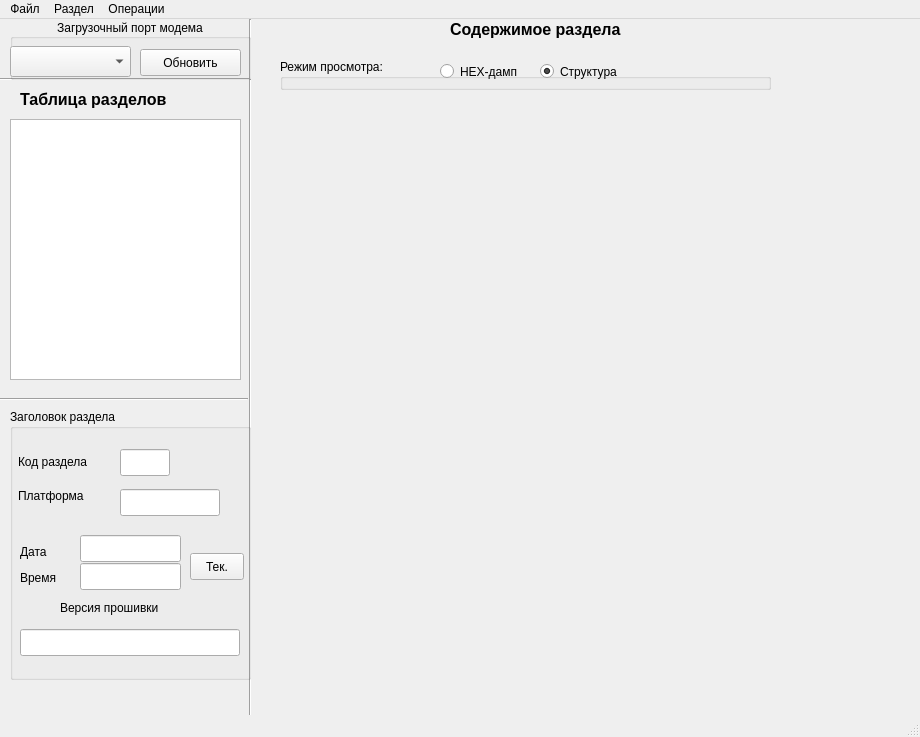
<?xml version="1.0" encoding="UTF-8"?>
<ui version="4.0">
 <author>forth32</author>
 <class>MainWindow</class>
 <widget class="QMainWindow" name="MainWindow">
  <property name="geometry">
   <rect>
    <x>0</x>
    <y>0</y>
    <width>920</width>
    <height>737</height>
   </rect>
  </property>
  <property name="windowTitle">
   <string>HuaweiFlasher</string>
  </property>
  <property name="windowIcon">
   <iconset resource="qhuaweiflash.qrc">
    <normaloff>:/icon.ico</normaloff>:/icon.ico</iconset>
  </property>
  <widget class="QWidget" name="centralwidget">
   <widget class="QListWidget" name="partlist">
    <property name="geometry">
     <rect>
      <x>10</x>
      <y>100</y>
      <width>231</width>
      <height>261</height>
     </rect>
    </property>
   </widget>
   <widget class="QLabel" name="label_2">
    <property name="geometry">
     <rect>
      <x>20</x>
      <y>70</y>
      <width>161</width>
      <height>20</height>
     </rect>
    </property>
    <property name="font">
     <font>
      <pointsize>12</pointsize>
      <weight>75</weight>
      <italic>false</italic>
      <bold>true</bold>
     </font>
    </property>
    <property name="text">
     <string>Таблица разделов</string>
    </property>
   </widget>
   <widget class="QLabel" name="label_7">
    <property name="geometry">
     <rect>
      <x>450</x>
      <y>0</y>
      <width>191</width>
      <height>20</height>
     </rect>
    </property>
    <property name="font">
     <font>
      <pointsize>12</pointsize>
      <weight>75</weight>
      <italic>false</italic>
      <bold>true</bold>
     </font>
    </property>
    <property name="text">
     <string>Содержимое раздела</string>
    </property>
   </widget>
   <widget class="Line" name="line">
    <property name="geometry">
     <rect>
      <x>0</x>
      <y>50</y>
      <width>251</width>
      <height>20</height>
     </rect>
    </property>
    <property name="orientation">
     <enum>Qt::Horizontal</enum>
    </property>
   </widget>
   <widget class="Line" name="line_2">
    <property name="geometry">
     <rect>
      <x>-3</x>
      <y>370</y>
      <width>251</width>
      <height>20</height>
     </rect>
    </property>
    <property name="orientation">
     <enum>Qt::Horizontal</enum>
    </property>
   </widget>
   <widget class="Line" name="line_3">
    <property name="geometry">
     <rect>
      <x>240</x>
      <y>60</y>
      <width>20</width>
      <height>641</height>
     </rect>
    </property>
    <property name="orientation">
     <enum>Qt::Vertical</enum>
    </property>
   </widget>
   <widget class="Line" name="line_4">
    <property name="geometry">
     <rect>
      <x>240</x>
      <y>0</y>
      <width>20</width>
      <height>61</height>
     </rect>
    </property>
    <property name="orientation">
     <enum>Qt::Vertical</enum>
    </property>
   </widget>
   <widget class="QGroupBox" name="modebuttons">
    <property name="geometry">
     <rect>
      <x>280</x>
      <y>40</y>
      <width>491</width>
      <height>31</height>
     </rect>
    </property>
    <property name="title">
     <string>Режим просмотра:</string>
    </property>
    <widget class="QRadioButton" name="dump_mode">
     <property name="geometry">
      <rect>
       <x>160</x>
       <y>0</y>
       <width>116</width>
       <height>25</height>
      </rect>
     </property>
     <property name="text">
      <string>HEX-дамп</string>
     </property>
    </widget>
    <widget class="QRadioButton" name="structure_mode">
     <property name="geometry">
      <rect>
       <x>260</x>
       <y>0</y>
       <width>116</width>
       <height>25</height>
      </rect>
     </property>
     <property name="text">
      <string>Структура</string>
     </property>
     <property name="checked">
      <bool>true</bool>
     </property>
    </widget>
   </widget>
   <widget class="QGroupBox" name="groupBox">
    <property name="geometry">
     <rect>
      <x>10</x>
      <y>0</y>
      <width>241</width>
      <height>61</height>
     </rect>
    </property>
    <property name="title">
     <string>Загрузочный порт модема</string>
    </property>
    <property name="alignment">
     <set>Qt::AlignCenter</set>
    </property>
    <widget class="QComboBox" name="PortSelector">
     <property name="geometry">
      <rect>
       <x>0</x>
       <y>27</y>
       <width>121</width>
       <height>31</height>
      </rect>
     </property>
    </widget>
    <widget class="QToolButton" name="RefreshPorts">
     <property name="geometry">
      <rect>
       <x>130</x>
       <y>30</y>
       <width>101</width>
       <height>27</height>
      </rect>
     </property>
     <property name="text">
      <string>Обновить</string>
     </property>
     <property name="iconSize">
      <size>
       <width>20</width>
       <height>20</height>
      </size>
     </property>
    </widget>
   </widget>
   <widget class="QWidget" name="verticalLayoutWidget">
    <property name="geometry">
     <rect>
      <x>260</x>
      <y>80</y>
      <width>641</width>
      <height>591</height>
     </rect>
    </property>
    <layout class="QVBoxLayout" name="EditorLayout">
     <property name="sizeConstraint">
      <enum>QLayout::SetMaximumSize</enum>
     </property>
    </layout>
   </widget>
   <widget class="QGroupBox" name="groupBox_2">
    <property name="geometry">
     <rect>
      <x>10</x>
      <y>390</y>
      <width>241</width>
      <height>271</height>
     </rect>
    </property>
    <property name="title">
     <string>Заголовок раздела</string>
    </property>
    <widget class="QLabel" name="label_4">
     <property name="geometry">
      <rect>
       <x>10</x>
       <y>134</y>
       <width>54</width>
       <height>17</height>
      </rect>
     </property>
     <property name="minimumSize">
      <size>
       <width>54</width>
       <height>17</height>
      </size>
     </property>
     <property name="text">
      <string>Дата</string>
     </property>
    </widget>
    <widget class="QLabel" name="label_6">
     <property name="geometry">
      <rect>
       <x>50</x>
       <y>190</y>
       <width>141</width>
       <height>17</height>
      </rect>
     </property>
     <property name="minimumSize">
      <size>
       <width>141</width>
       <height>17</height>
      </size>
     </property>
     <property name="text">
      <string>Версия прошивки</string>
     </property>
    </widget>
    <widget class="QLineEdit" name="Date_input">
     <property name="geometry">
      <rect>
       <x>70</x>
       <y>126</y>
       <width>101</width>
       <height>27</height>
      </rect>
     </property>
     <property name="minimumSize">
      <size>
       <width>101</width>
       <height>27</height>
      </size>
     </property>
     <property name="maxLength">
      <number>16</number>
     </property>
     <property name="readOnly">
      <bool>true</bool>
     </property>
    </widget>
    <widget class="QLineEdit" name="Time_input">
     <property name="geometry">
      <rect>
       <x>70</x>
       <y>154</y>
       <width>101</width>
       <height>27</height>
      </rect>
     </property>
     <property name="minimumSize">
      <size>
       <width>101</width>
       <height>27</height>
      </size>
     </property>
     <property name="maxLength">
      <number>16</number>
     </property>
     <property name="readOnly">
      <bool>true</bool>
     </property>
    </widget>
    <widget class="QLabel" name="label_3">
     <property name="geometry">
      <rect>
       <x>8</x>
       <y>78</y>
       <width>101</width>
       <height>17</height>
      </rect>
     </property>
     <property name="minimumSize">
      <size>
       <width>101</width>
       <height>17</height>
      </size>
     </property>
     <property name="text">
      <string>Платформа</string>
     </property>
    </widget>
    <widget class="QToolButton" name="setdate">
     <property name="geometry">
      <rect>
       <x>180</x>
       <y>144</y>
       <width>54</width>
       <height>27</height>
      </rect>
     </property>
     <property name="minimumSize">
      <size>
       <width>54</width>
       <height>27</height>
      </size>
     </property>
     <property name="text">
      <string>Тек.</string>
     </property>
    </widget>
    <widget class="QLabel" name="label_9">
     <property name="geometry">
      <rect>
       <x>8</x>
       <y>44</y>
       <width>111</width>
       <height>17</height>
      </rect>
     </property>
     <property name="minimumSize">
      <size>
       <width>111</width>
       <height>17</height>
      </size>
     </property>
     <property name="text">
      <string>Код раздела</string>
     </property>
    </widget>
    <widget class="QLineEdit" name="Version_input">
     <property name="geometry">
      <rect>
       <x>10</x>
       <y>220</y>
       <width>220</width>
       <height>27</height>
      </rect>
     </property>
     <property name="minimumSize">
      <size>
       <width>100</width>
       <height>27</height>
      </size>
     </property>
     <property name="maxLength">
      <number>32</number>
     </property>
     <property name="readOnly">
      <bool>true</bool>
     </property>
    </widget>
    <widget class="QLineEdit" name="pcode">
     <property name="geometry">
      <rect>
       <x>110</x>
       <y>40</y>
       <width>50</width>
       <height>27</height>
      </rect>
     </property>
     <property name="minimumSize">
      <size>
       <width>10</width>
       <height>27</height>
      </size>
     </property>
     <property name="maxLength">
      <number>4</number>
     </property>
    </widget>
    <widget class="QLineEdit" name="Platform_input">
     <property name="geometry">
      <rect>
       <x>110</x>
       <y>80</y>
       <width>100</width>
       <height>27</height>
      </rect>
     </property>
     <property name="minimumSize">
      <size>
       <width>20</width>
       <height>27</height>
      </size>
     </property>
     <property name="maxLength">
      <number>8</number>
     </property>
     <property name="readOnly">
      <bool>true</bool>
     </property>
    </widget>
    <widget class="QLabel" name="label_5">
     <property name="geometry">
      <rect>
       <x>10</x>
       <y>160</y>
       <width>54</width>
       <height>17</height>
      </rect>
     </property>
     <property name="minimumSize">
      <size>
       <width>54</width>
       <height>17</height>
      </size>
     </property>
     <property name="text">
      <string>Время</string>
     </property>
    </widget>
   </widget>
  </widget>
  <widget class="QMenuBar" name="menubar">
   <property name="geometry">
    <rect>
     <x>0</x>
     <y>0</y>
     <width>920</width>
     <height>30</height>
    </rect>
   </property>
   <widget class="QMenu" name="menu_file">
    <property name="title">
     <string>Файл</string>
    </property>
    <addaction name="fileopen"/>
    <addaction name="fileappend"/>
    <addaction name="separator"/>
    <addaction name="filesave"/>
    <addaction name="separator"/>
    <addaction name="file_exit"/>
   </widget>
   <widget class="QMenu" name="menu_oper">
    <property name="enabled">
     <bool>true</bool>
    </property>
    <property name="title">
     <string>Операции</string>
    </property>
    <addaction name="Menu_Oper_flash"/>
    <addaction name="Menu_Oper_USBDload"/>
    <addaction name="Menu_Oper_Reboot"/>
    <addaction name="separator"/>
    <addaction name="Menu_Oper_signinfo"/>
   </widget>
   <widget class="QMenu" name="menu_part">
    <property name="enabled">
     <bool>true</bool>
    </property>
    <property name="title">
     <string>Раздел</string>
    </property>
    <addaction name="MoveUp"/>
    <addaction name="MoveDown"/>
    <addaction name="Delete"/>
    <addaction name="separator"/>
    <addaction name="part_copy_header"/>
    <addaction name="separator"/>
    <addaction name="part_store"/>
    <addaction name="part_extract"/>
    <addaction name="part_replace"/>
   </widget>
   <addaction name="menu_file"/>
   <addaction name="menu_part"/>
   <addaction name="menu_oper"/>
  </widget>
  <widget class="QStatusBar" name="statusbar"/>
  <action name="fileopen">
   <property name="text">
    <string>Открыть</string>
   </property>
   <property name="shortcut">
    <string>Ctrl+O</string>
   </property>
  </action>
  <action name="fileappend">
   <property name="enabled">
    <bool>false</bool>
   </property>
   <property name="text">
    <string>Добавить</string>
   </property>
  </action>
  <action name="part_store">
   <property name="text">
    <string>Извлечь с заголовком</string>
   </property>
  </action>
  <action name="part_extract">
   <property name="text">
    <string>Извлечь без заголовка</string>
   </property>
  </action>
  <action name="part_replace">
   <property name="text">
    <string>Заменить образ раздела</string>
   </property>
  </action>
  <action name="file_exit">
   <property name="text">
    <string>Выход</string>
   </property>
  </action>
  <action name="filesave">
   <property name="enabled">
    <bool>false</bool>
   </property>
   <property name="text">
    <string>Сохранить полный образ прошивки</string>
   </property>
   <property name="shortcut">
    <string>Ctrl+S</string>
   </property>
  </action>
  <action name="MoveUp">
   <property name="text">
    <string>Сдвинуть вверх</string>
   </property>
   <property name="shortcut">
    <string>Ctrl+Up</string>
   </property>
  </action>
  <action name="MoveDown">
   <property name="text">
    <string>Сдвинуть вниз</string>
   </property>
   <property name="shortcut">
    <string>Ctrl+Down</string>
   </property>
  </action>
  <action name="Delete">
   <property name="text">
    <string>Удалить</string>
   </property>
   <property name="shortcut">
    <string>Ctrl+Del</string>
   </property>
  </action>
  <action name="part_copy_header">
   <property name="text">
    <string>Копировать заголовок раздела</string>
   </property>
  </action>
  <action name="Menu_Oper_flash">
   <property name="enabled">
    <bool>false</bool>
   </property>
   <property name="text">
    <string>Прошивка</string>
   </property>
   <property name="shortcut">
    <string>Alt+B</string>
   </property>
  </action>
  <action name="Menu_Oper_USBDload">
   <property name="text">
    <string>Аварийная USB-загрузка</string>
   </property>
   <property name="shortcut">
    <string>Alt+U</string>
   </property>
  </action>
  <action name="Menu_Oper_Reboot">
   <property name="text">
    <string>Перезагрузка модема</string>
   </property>
  </action>
  <action name="Menu_Oper_signinfo">
   <property name="enabled">
    <bool>false</bool>
   </property>
   <property name="text">
    <string>Информация о цифровой подписи</string>
   </property>
  </action>
 </widget>
 <resources>
  <include location="qhuaweiflash.qrc"/>
 </resources>
 <connections>
  <connection>
   <sender>fileopen</sender>
   <signal>triggered()</signal>
   <receiver>MainWindow</receiver>
   <slot>SelectFwFile()</slot>
   <hints>
    <hint type="sourcelabel">
     <x>-1</x>
     <y>-1</y>
    </hint>
    <hint type="destinationlabel">
     <x>399</x>
     <y>299</y>
    </hint>
   </hints>
  </connection>
  <connection>
   <sender>partlist</sender>
   <signal>itemActivated(QListWidgetItem*)</signal>
   <receiver>MainWindow</receiver>
   <slot>SelectPart()</slot>
   <hints>
    <hint type="sourcelabel">
     <x>136</x>
     <y>288</y>
    </hint>
    <hint type="destinationlabel">
     <x>359</x>
     <y>307</y>
    </hint>
   </hints>
  </connection>
  <connection>
   <sender>fileappend</sender>
   <signal>triggered()</signal>
   <receiver>MainWindow</receiver>
   <slot>AppendFwFile()</slot>
   <hints>
    <hint type="sourcelabel">
     <x>-1</x>
     <y>-1</y>
    </hint>
    <hint type="destinationlabel">
     <x>399</x>
     <y>299</y>
    </hint>
   </hints>
  </connection>
  <connection>
   <sender>part_extract</sender>
   <signal>triggered()</signal>
   <receiver>MainWindow</receiver>
   <slot>Menu_Part_Extract()</slot>
   <hints>
    <hint type="sourcelabel">
     <x>-1</x>
     <y>-1</y>
    </hint>
    <hint type="destinationlabel">
     <x>399</x>
     <y>299</y>
    </hint>
   </hints>
  </connection>
  <connection>
   <sender>part_store</sender>
   <signal>triggered()</signal>
   <receiver>MainWindow</receiver>
   <slot>Menu_Part_Store()</slot>
   <hints>
    <hint type="sourcelabel">
     <x>-1</x>
     <y>-1</y>
    </hint>
    <hint type="destinationlabel">
     <x>399</x>
     <y>299</y>
    </hint>
   </hints>
  </connection>
  <connection>
   <sender>partlist</sender>
   <signal>itemClicked(QListWidgetItem*)</signal>
   <receiver>MainWindow</receiver>
   <slot>SelectPart()</slot>
   <hints>
    <hint type="sourcelabel">
     <x>95</x>
     <y>292</y>
    </hint>
    <hint type="destinationlabel">
     <x>399</x>
     <y>299</y>
    </hint>
   </hints>
  </connection>
  <connection>
   <sender>part_replace</sender>
   <signal>triggered()</signal>
   <receiver>MainWindow</receiver>
   <slot>Menu_Part_Replace()</slot>
   <hints>
    <hint type="sourcelabel">
     <x>-1</x>
     <y>-1</y>
    </hint>
    <hint type="destinationlabel">
     <x>399</x>
     <y>299</y>
    </hint>
   </hints>
  </connection>
  <connection>
   <sender>file_exit</sender>
   <signal>triggered()</signal>
   <receiver>MainWindow</receiver>
   <slot>Terminate()</slot>
   <hints>
    <hint type="sourcelabel">
     <x>-1</x>
     <y>-1</y>
    </hint>
    <hint type="destinationlabel">
     <x>399</x>
     <y>299</y>
    </hint>
   </hints>
  </connection>
  <connection>
   <sender>filesave</sender>
   <signal>triggered()</signal>
   <receiver>MainWindow</receiver>
   <slot>SaveFwFile()</slot>
   <hints>
    <hint type="sourcelabel">
     <x>-1</x>
     <y>-1</y>
    </hint>
    <hint type="destinationlabel">
     <x>399</x>
     <y>299</y>
    </hint>
   </hints>
  </connection>
  <connection>
   <sender>Delete</sender>
   <signal>triggered()</signal>
   <receiver>MainWindow</receiver>
   <slot>Menu_Part_Delete()</slot>
   <hints>
    <hint type="sourcelabel">
     <x>-1</x>
     <y>-1</y>
    </hint>
    <hint type="destinationlabel">
     <x>399</x>
     <y>299</y>
    </hint>
   </hints>
  </connection>
  <connection>
   <sender>MoveUp</sender>
   <signal>triggered()</signal>
   <receiver>MainWindow</receiver>
   <slot>Menu_Part_MoveUp()</slot>
   <hints>
    <hint type="sourcelabel">
     <x>-1</x>
     <y>-1</y>
    </hint>
    <hint type="destinationlabel">
     <x>399</x>
     <y>299</y>
    </hint>
   </hints>
  </connection>
  <connection>
   <sender>MoveDown</sender>
   <signal>triggered()</signal>
   <receiver>MainWindow</receiver>
   <slot>Menu_Part_MoveDown()</slot>
   <hints>
    <hint type="sourcelabel">
     <x>-1</x>
     <y>-1</y>
    </hint>
    <hint type="destinationlabel">
     <x>399</x>
     <y>299</y>
    </hint>
   </hints>
  </connection>
  <connection>
   <sender>partlist</sender>
   <signal>currentRowChanged(int)</signal>
   <receiver>MainWindow</receiver>
   <slot>Disable_EditHeader()</slot>
   <hints>
    <hint type="sourcelabel">
     <x>100</x>
     <y>262</y>
    </hint>
    <hint type="destinationlabel">
     <x>396</x>
     <y>314</y>
    </hint>
   </hints>
  </connection>
  <connection>
   <sender>Menu_Oper_flash</sender>
   <signal>triggered()</signal>
   <receiver>MainWindow</receiver>
   <slot>Start_Flasher()</slot>
   <hints>
    <hint type="sourcelabel">
     <x>-1</x>
     <y>-1</y>
    </hint>
    <hint type="destinationlabel">
     <x>396</x>
     <y>314</y>
    </hint>
   </hints>
  </connection>
  <connection>
   <sender>Menu_Oper_Reboot</sender>
   <signal>triggered()</signal>
   <receiver>MainWindow</receiver>
   <slot>Reboot_modem()</slot>
   <hints>
    <hint type="sourcelabel">
     <x>-1</x>
     <y>-1</y>
    </hint>
    <hint type="destinationlabel">
     <x>396</x>
     <y>314</y>
    </hint>
   </hints>
  </connection>
  <connection>
   <sender>Menu_Oper_USBDload</sender>
   <signal>triggered()</signal>
   <receiver>MainWindow</receiver>
   <slot>usbdload()</slot>
   <hints>
    <hint type="sourcelabel">
     <x>-1</x>
     <y>-1</y>
    </hint>
    <hint type="destinationlabel">
     <x>425</x>
     <y>314</y>
    </hint>
   </hints>
  </connection>
  <connection>
   <sender>setdate</sender>
   <signal>clicked()</signal>
   <receiver>MainWindow</receiver>
   <slot>set_date()</slot>
   <hints>
    <hint type="sourcelabel">
     <x>201</x>
     <y>504</y>
    </hint>
    <hint type="destinationlabel">
     <x>324</x>
     <y>509</y>
    </hint>
   </hints>
  </connection>
  <connection>
   <sender>Menu_Oper_signinfo</sender>
   <signal>triggered()</signal>
   <receiver>MainWindow</receiver>
   <slot>ShowSignInfo()</slot>
   <hints>
    <hint type="sourcelabel">
     <x>-1</x>
     <y>-1</y>
    </hint>
    <hint type="destinationlabel">
     <x>425</x>
     <y>309</y>
    </hint>
   </hints>
  </connection>
  <connection>
   <sender>dump_mode</sender>
   <signal>toggled(bool)</signal>
   <receiver>MainWindow</receiver>
   <slot>SelectPart()</slot>
   <hints>
    <hint type="sourcelabel">
     <x>355</x>
     <y>84</y>
    </hint>
    <hint type="destinationlabel">
     <x>425</x>
     <y>309</y>
    </hint>
   </hints>
  </connection>
  <connection>
   <sender>partlist</sender>
   <signal>currentRowChanged(int)</signal>
   <receiver>MainWindow</receiver>
   <slot>SelectPart()</slot>
   <hints>
    <hint type="sourcelabel">
     <x>100</x>
     <y>260</y>
    </hint>
    <hint type="destinationlabel">
     <x>425</x>
     <y>309</y>
    </hint>
   </hints>
  </connection>
  <connection>
   <sender>part_copy_header</sender>
   <signal>triggered()</signal>
   <receiver>MainWindow</receiver>
   <slot>HeadCopy()</slot>
   <hints>
    <hint type="sourcelabel">
     <x>-1</x>
     <y>-1</y>
    </hint>
    <hint type="destinationlabel">
     <x>425</x>
     <y>309</y>
    </hint>
   </hints>
  </connection>
 </connections>
 <slots>
  <slot>SelectFwFile()</slot>
  <slot>SelectPart()</slot>
  <slot>AppendFwFile()</slot>
  <slot>Menu_Part_Store()</slot>
  <slot>Menu_Part_Extract()</slot>
  <slot>Menu_Part_Replace()</slot>
  <slot>Terminate()</slot>
  <slot>SaveFwFile()</slot>
  <slot>Menu_Part_MoveUp()</slot>
  <slot>Menu_Part_MoveDown()</slot>
  <slot>Menu_Part_Delete()</slot>
  <slot>Menu_Part_EditHeader()</slot>
  <slot>Disable_EditHeader()</slot>
  <slot>HeaderChanged()</slot>
  <slot>Start_Flasher()</slot>
  <slot>Reboot_modem()</slot>
  <slot>usbdload()</slot>
  <slot>find_ports()</slot>
  <slot>set_date()</slot>
  <slot>ShowSignInfo()</slot>
  <slot>HeadCopy()</slot>
 </slots>
</ui>
